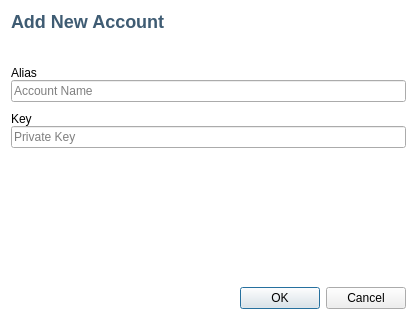
<?xml version="1.0" encoding="UTF-8"?>
<ui version="4.0">
 <class>Dialog</class>
 <widget class="QDialog" name="Dialog">
  <property name="geometry">
   <rect>
    <x>0</x>
    <y>0</y>
    <width>417</width>
    <height>320</height>
   </rect>
  </property>
  <property name="windowTitle">
   <string>Dialog</string>
  </property>
  <property name="styleSheet">
   <string notr="true">#Dialog {
background-color: white;
}</string>
  </property>
  <layout class="QVBoxLayout" name="verticalLayout_4">
   <item alignment="Qt::AlignLeft">
    <widget class="QLabel" name="label_3">
     <property name="sizePolicy">
      <sizepolicy hsizetype="Preferred" vsizetype="Fixed">
       <horstretch>0</horstretch>
       <verstretch>0</verstretch>
      </sizepolicy>
     </property>
     <property name="styleSheet">
      <string notr="true">font-weight: bold;
color: #3f5c73;
font-size: 18px;
</string>
     </property>
     <property name="text">
      <string>Add New Account</string>
     </property>
    </widget>
   </item>
   <item>
    <spacer name="verticalSpacer">
     <property name="orientation">
      <enum>Qt::Vertical</enum>
     </property>
     <property name="sizeType">
      <enum>QSizePolicy::Fixed</enum>
     </property>
     <property name="sizeHint" stdset="0">
      <size>
       <width>20</width>
       <height>28</height>
      </size>
     </property>
    </spacer>
   </item>
   <item>
    <layout class="QVBoxLayout" name="verticalLayout_3">
     <property name="spacing">
      <number>10</number>
     </property>
     <item>
      <layout class="QVBoxLayout" name="verticalLayout_2">
       <property name="spacing">
        <number>0</number>
       </property>
       <item>
        <widget class="QLabel" name="name_label">
         <property name="text">
          <string>Alias</string>
         </property>
        </widget>
       </item>
       <item>
        <widget class="QLineEdit" name="name_input">
         <property name="placeholderText">
          <string>Account Name</string>
         </property>
        </widget>
       </item>
      </layout>
     </item>
     <item>
      <layout class="QVBoxLayout" name="verticalLayout">
       <property name="spacing">
        <number>0</number>
       </property>
       <item>
        <widget class="QLabel" name="key_label">
         <property name="text">
          <string>Key</string>
         </property>
        </widget>
       </item>
       <item>
        <widget class="QLineEdit" name="key_input">
         <property name="placeholderText">
          <string>Private Key</string>
         </property>
        </widget>
       </item>
      </layout>
     </item>
    </layout>
   </item>
   <item>
    <spacer name="verticalSpacer_2">
     <property name="orientation">
      <enum>Qt::Vertical</enum>
     </property>
     <property name="sizeHint" stdset="0">
      <size>
       <width>20</width>
       <height>62</height>
      </size>
     </property>
    </spacer>
   </item>
   <item>
    <widget class="QDialogButtonBox" name="buttonBox">
     <property name="orientation">
      <enum>Qt::Horizontal</enum>
     </property>
     <property name="standardButtons">
      <set>QDialogButtonBox::Cancel|QDialogButtonBox::Ok</set>
     </property>
    </widget>
   </item>
  </layout>
 </widget>
 <resources/>
 <connections>
  <connection>
   <sender>buttonBox</sender>
   <signal>accepted()</signal>
   <receiver>Dialog</receiver>
   <slot>accept()</slot>
   <hints>
    <hint type="sourcelabel">
     <x>248</x>
     <y>254</y>
    </hint>
    <hint type="destinationlabel">
     <x>157</x>
     <y>274</y>
    </hint>
   </hints>
  </connection>
  <connection>
   <sender>buttonBox</sender>
   <signal>rejected()</signal>
   <receiver>Dialog</receiver>
   <slot>reject()</slot>
   <hints>
    <hint type="sourcelabel">
     <x>316</x>
     <y>260</y>
    </hint>
    <hint type="destinationlabel">
     <x>286</x>
     <y>274</y>
    </hint>
   </hints>
  </connection>
 </connections>
</ui>
